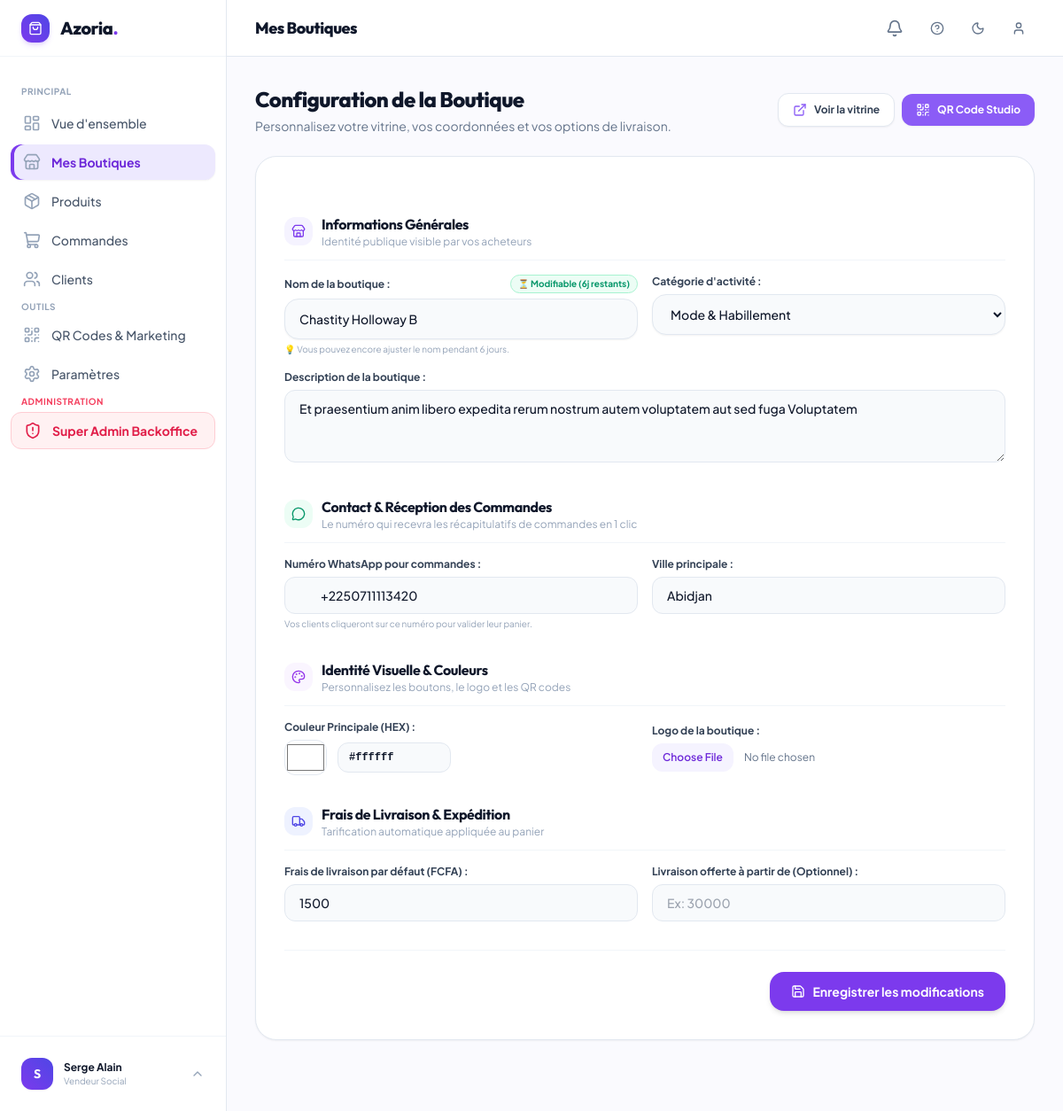
Page /boutique/parametres/ (signed in) on the earlier database version.
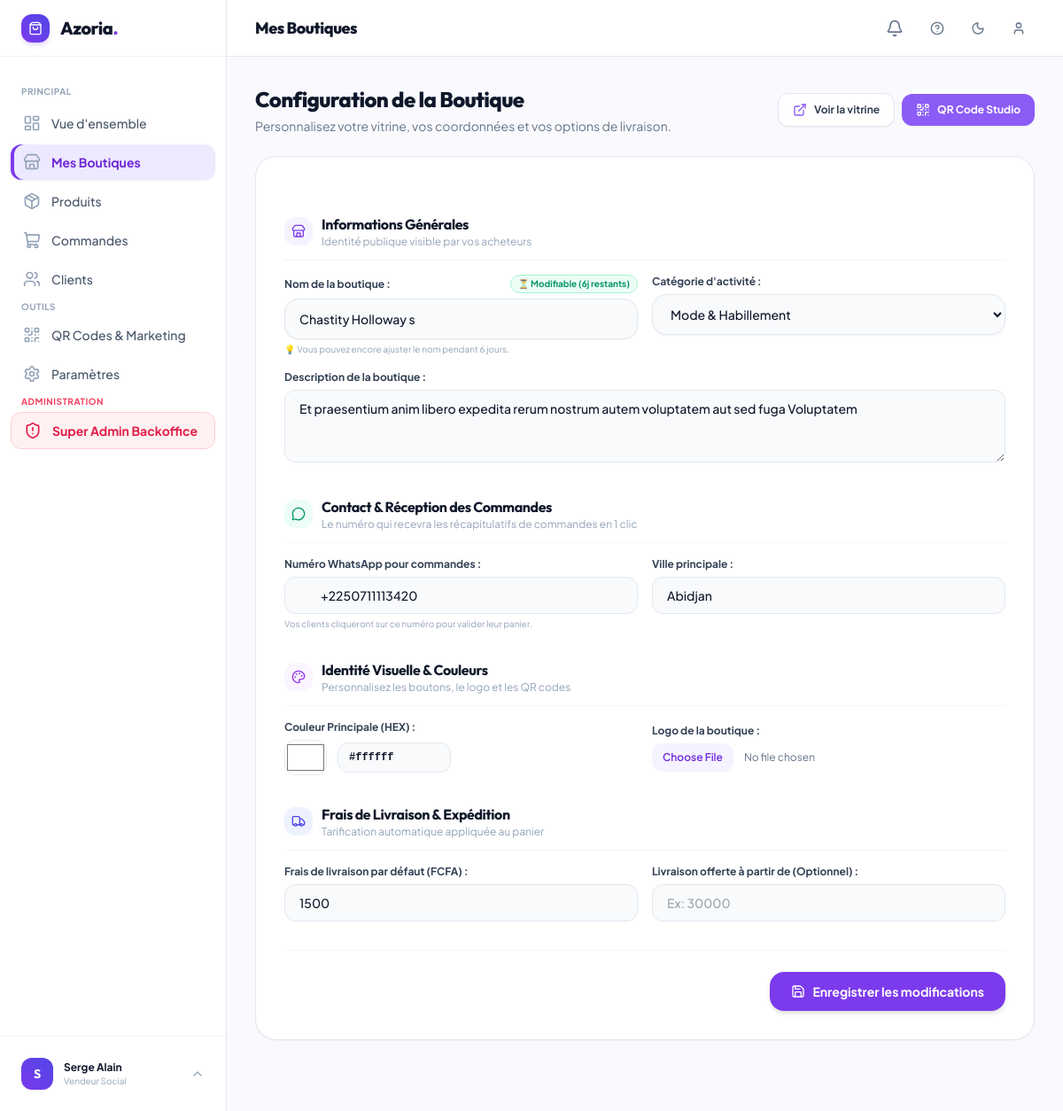
Same page on the later database version.
### apps/shop/models.py (models this page shows, shortened)
class Shop(models.Model):
    uuid = models.UUIDField(default=uuid.uuid4, editable=False, unique=True)
    slug = models.SlugField(max_length=150, unique=True, blank=True)
    owner = models.ForeignKey(settings.AUTH_USER_MODEL, on_delete=models.CASCADE, related_name='shops', verbose_name=_("Propriétaire"))
    name = models.CharField(max_length=120, verbose_name=_("Nom de la boutique"))
    category = models.CharField(max_length=80, default="Mode & Habillement", verbose_name=_("Catégorie"))
    description = models.TextField(blank=True, verbose_name=_("Description"))
    phone = models.CharField(max_length=25, blank=True, verbose_name=_("Numéro WhatsApp pour commandes"), help_text=_("Ex: +225 0700000000"))
    city = models.CharField(max_length=80, default="Abidjan", verbose_name=_("Ville / Commune"))
    is_active = models.BooleanField(default=True, verbose_name=_("Boutique active"))
    created_at = models.DateTimeField(auto_now_add=True, verbose_name=_("Date de création"))
    class Meta:
        verbose_name = _("Boutique")
        verbose_name_plural = _("Boutiques")
        ordering = ['-created_at']
    @property
    def is_name_locked(self) -> bool:
        from django.utils import timezone
        from datetime import timedelta
        if not self.created_at:
            return False
        return (timezone.now() - self.created_at) > timedelta(days=7)
    @property
    def name_unlock_days_left(self) -> int:
        from django.utils import timezone
        from datetime import timedelta
        if not self.created_at:
            return 7
        diff = timedelta(days=7) - (timezone.now() - self.created_at)
        return max(0, diff.days + 1 if diff.total_seconds() > 0 else 0)

class ShopBranding(models.Model):
    shop = models.OneToOneField(Shop, on_delete=models.CASCADE, related_name='branding', verbose_name=_("Boutique"))
    logo = ProcessedImageField(upload_to=shop_logo_path,
                               processors=[ResizeToFill(400, 400)],
                               format='WEBP',
                               options={'quality': 85},
                               max_length=255,
                               blank=True, null=True, verbose_name=_("Logo"))
    banner = ProcessedImageField(upload_to=shop_banner_path,
                                 processors=[ResizeToFill(1200, 400)],
                                 format='WEBP',
                                 options={'quality': 85},
                                 max_length=255,
                                 blank=True, null=True, verbose_name=_("Bannière"))
    slogan = models.CharField(max_length=150, blank=True, verbose_name=_("Slogan"))
    primary_color = models.CharField(max_length=7, default='#7C3AED', verbose_name=_("Couleur principale (HEX)"))
    class Meta:
        verbose_name = _("Identité visuelle")
        verbose_name_plural = _("Identités visuelles")

class ShopPayment(models.Model):
    shop = models.OneToOneField(Shop, on_delete=models.CASCADE, related_name='payment', verbose_name=_("Boutique"))
    GATEWAY_CHOICES = [
        ('livraison', '🚚 Paiement à la livraison (Cash / Wave à réception)'),
        ('mobile_money', '📱 Mobile Money (Wave, Orange, MTN, Moov)'),
        ('virement', '🏦 Virement bancaire'),
    ]
    accepted_payments = models.JSONField(default=list, verbose_name=_("Moyens de paiement acceptés"))
    delivery_fee = models.DecimalField(max_digits=10, decimal_places=2, default=1500.00, verbose_name=_("Frais de livraison par défaut (FCFA)"))
    free_delivery_threshold = models.DecimalField(max_digits=10, decimal_places=2, null=True, blank=True, verbose_name=_("Livraison offerte à partir de (FCFA)"))
    accepted_delivery_zones = models.JSONField(
        default=list,
        blank=True,
        verbose_name=_("Zones de livraison"),
        help_text=_("Liste des communes/villes desservies")
    )
    api_key = models.CharField(max_length=255, blank=True, verbose_name=_("Clé API (Optionnel)"))
    class Meta:
        verbose_name = _("Configuration de paiement & livraison")
        verbose_name_plural = _("Configurations de paiement & livraison")

### apps/shop/views.py (the view, shortened to what this page needs)
# urls.py: path('parametres/', views.shop_settings, name='settings'),
@login_required
def shop_settings(request):
    shop = Shop.objects.filter(owner=request.user).first()
    if not shop:
        messages.warning(request, "Veuillez d'abord créer une boutique.")
        return redirect('core:dashboard')
    branding, _ = ShopBranding.objects.get_or_create(shop=shop)
    payment, _ = ShopPayment.objects.get_or_create(shop=shop)
    return render(request, 'shop/store_settings.html', {
        'shop': shop,
        'branding': branding,
        'payment': payment,
    })

### templates/shop/store_settings.html (shortened to what the changed rows need)
{% extends 'core/base_dashboard.html' %}
{% block header_title %}Mes Boutiques{% endblock %}
{% block content %}
<div class="max-w-4xl mx-auto pb-12 space-y-6">
    <div class="flex flex-col sm:flex-row sm:items-center justify-between gap-4">
        <div>
            <h1 class="font-heading text-2xl font-extrabold text-slate-900 dark:text-white tracking-tight">Configuration
                de la Boutique</h1>
        </div>
    </div>
    <div
        class="bg-white dark:bg-slate-800 rounded-3xl border border-slate-200 dark:border-slate-700 shadow-sm overflow-hidden">
        <form method="post" enctype="multipart/form-data" class="p-6 sm:p-8 space-y-8">
            <div class="space-y-4">
                <div class="flex items-center gap-2.5 pb-3 border-b border-slate-100 dark:border-slate-700">
                    <div>
                        <h2 class="font-heading font-bold text-base text-slate-900 dark:text-white">Informations
                            Générales</h2>
                    </div>
                </div>
                <div class="grid grid-cols-1 sm:grid-cols-2 gap-4">
                    <div>
                        <div class="flex items-center justify-between mb-1.5">
                            <label class="block text-xs font-bold text-slate-700 dark:text-slate-300">Nom de la boutique :</label>
                            {% if shop.is_name_locked %}
                            <span class="inline-flex items-center gap-1 px-2 py-0.5 rounded-full text-[10px] font-extrabold bg-amber-50 dark:bg-amber-950/60 text-amber-600 dark:text-amber-400 border border-amber-200 dark:border-amber-800">
                                🔒 Verrouillé (> 7 jours)
                            </span>
                            {% else %}
                            <span class="inline-flex items-center gap-1 px-2 py-0.5 rounded-full text-[10px] font-bold bg-emerald-50 dark:bg-emerald-950/60 text-emerald-600 dark:text-emerald-400 border border-emerald-200 dark:border-emerald-800">
                                ⏳ Modifiable ({{ shop.name_unlock_days_left }}j restant{{ shop.name_unlock_days_left|pluralize }})
                            </span>
                            {% endif %}
                        </div>
                        {% if shop.is_name_locked %}
                        <input type="text" value="{{ shop.name }}" disabled
                            class="w-full px-4 py-3 rounded-2xl bg-slate-100 dark:bg-slate-800 border border-slate-200 dark:border-slate-700 text-xs sm:text-sm text-slate-500 dark:text-slate-400 font-medium cursor-not-allowed select-none shadow-inner"
                            title="Le nom de la boutique ne peut plus être modifié 7 jours après sa création pour préserver l'identité de votre marque.">
                        <input type="hidden" name="name" value="{{ shop.name }}">
                        <p class="text-[10px] text-slate-400 mt-1">🔒 Verrouillé automatiquement pour protéger votre référencement et vos liens partagés.</p>
                        {% else %}
                        <input type="text" name="name" value="{{ shop.name }}" required
                            class="w-full px-4 py-3 rounded-2xl bg-slate-50 dark:bg-slate-900 border border-slate-200 dark:border-slate-700 text-xs sm:text-sm focus:ring-2 focus:ring-brand-500 focus:border-brand-500 outline-none text-slate-900 dark:text-white font-medium transition-all shadow-sm">
                        <p class="text-[10px] text-slate-400 mt-1">💡 Vous pouvez encore ajuster le nom pendant {{ shop.name_unlock_days_left }} jour{{ shop.name_unlock_days_left|pluralize }}.</p>
                        {% endif %}
                    </div>
                    <div>
                        <label class="block text-xs font-bold text-slate-700 dark:text-slate-300 mb-1.5">Catégorie d'activité :</label>
                        <select name="category"
                            class="w-full px-4 py-3 rounded-2xl bg-slate-50 dark:bg-slate-900 border border-slate-200 dark:border-slate-700 text-xs sm:text-sm focus:ring-2 focus:ring-brand-500 focus:border-brand-500 outline-none text-slate-900 dark:text-white font-medium transition-all shadow-sm">
                            <option value="Mode & Habillement" {% if shop.category == 'Mode & Habillement' %}selected{% endif %}>Mode & Habillement</option>
                        </select>
                    </div>
                </div>
                <div>
                    <label class="block text-xs font-bold text-slate-700 dark:text-slate-300 mb-1.5">Description de la
                        boutique :</label>
                    <textarea name="description" rows="3"
                        placeholder="Présentez vos produits et vos conditions en quelques lignes..."
                        class="w-full px-4 py-2.5 rounded-xl bg-slate-50 dark:bg-slate-900 border border-slate-200 dark:border-slate-700 text-xs sm:text-sm focus:ring-2 focus:ring-brand-500 outline-none text-slate-900 dark:text-white font-medium">{{ shop.description }}</textarea>
                </div>
            </div>
            <div class="space-y-4">
                <div class="flex items-center gap-2.5 pb-3 border-b border-slate-100 dark:border-slate-700">
                    <div>
                        <h2 class="font-heading font-bold text-base text-slate-900 dark:text-white">Contact & Réception
                            des Commandes</h2>
                    </div>
                </div>
                <div class="grid grid-cols-1 sm:grid-cols-2 gap-4">
                    <div>
                        <label class="block text-xs font-bold text-slate-700 dark:text-slate-300 mb-1.5">Numéro WhatsApp
                            pour commandes :</label>
                        <input type="tel" name="phone" value="{{ shop.phone }}" placeholder="Ex: 0711113420"
                            inputmode="numeric" pattern="[0-9]{10}" maxlength="10" minlength="10"
                            oninput="this.value = this.value.replace(/[^0-9]/g, '')"
                            class="w-full pl-10 pr-4 py-2.5 rounded-xl bg-slate-50 dark:bg-slate-900 border border-slate-200 dark:border-slate-700 text-xs sm:text-sm focus:ring-2 focus:ring-brand-500 outline-none text-slate-900 dark:text-white font-medium">
                        <p class="text-[10px] text-slate-400 mt-1">Vos clients cliqueront sur ce numéro pour valider
                            leur panier.</p>
                    </div>
                    <div>
                        <label class="block text-xs font-bold text-slate-700 dark:text-slate-300 mb-1.5">Ville
                            principale :</label>
                        <input type="text" name="city" value="{{ shop.city|default:'Abidjan' }}"
                            class="w-full px-4 py-2.5 rounded-xl bg-slate-50 dark:bg-slate-900 border border-slate-200 dark:border-slate-700 text-xs sm:text-sm focus:ring-2 focus:ring-brand-500 outline-none text-slate-900 dark:text-white font-medium">
                    </div>
                </div>
            </div>
            <div class="space-y-4">
                <div class="flex items-center gap-2.5 pb-3 border-b border-slate-100 dark:border-slate-700">
                    <div>
                        <h2 class="font-heading font-bold text-base text-slate-900 dark:text-white">Identité Visuelle &
                            Couleurs</h2>
                    </div>
                </div>
                <div class="grid grid-cols-1 sm:grid-cols-2 gap-4 items-center">
                    <div>
                        <div class="flex items-center gap-3">
                            <input type="color" name="primary_color"
                                value="{{ shop.branding.primary_color|default:'#7C3AED' }}"
                                class="w-12 h-10 rounded-xl cursor-pointer border border-slate-200 bg-transparent">
                            <input type="text" name="primary_color_text"
                                value="{{ shop.branding.primary_color|default:'#7C3AED' }}"
                                class="w-32 px-3 py-2 rounded-xl bg-slate-50 dark:bg-slate-900 border border-slate-200 dark:border-slate-700 text-xs font-mono text-slate-900 dark:text-white font-bold">
                        </div>
                    </div>
                </div>
            </div>
            <div class="space-y-4">
                <div class="flex items-center gap-2.5 pb-3 border-b border-slate-100 dark:border-slate-700">
                    <div>
                        <h2 class="font-heading font-bold text-base text-slate-900 dark:text-white">Frais de Livraison &
                            Expédition</h2>
                    </div>
                </div>
                <div class="grid grid-cols-1 sm:grid-cols-2 gap-4">
                    <div>
                        <label class="block text-xs font-bold text-slate-700 dark:text-slate-300 mb-1.5">Frais de
                            livraison par défaut (FCFA) :</label>
                        <input type="number" name="delivery_fee"
                            value="{{ shop.payment.delivery_fee|default:1500|floatformat:0 }}"
                            class="w-full px-4 py-2.5 rounded-xl bg-slate-50 dark:bg-slate-900 border border-slate-200 dark:border-slate-700 text-xs sm:text-sm focus:ring-2 focus:ring-brand-500 outline-none text-slate-900 dark:text-white font-medium">
                    </div>
                </div>
            </div>
        </form>
    </div>
</div>
{% endblock %}

Differences in the rows shown:
changed Shop "Mode & Habillement": name "Chastity Holloway B" → "Chastity Holloway s"
